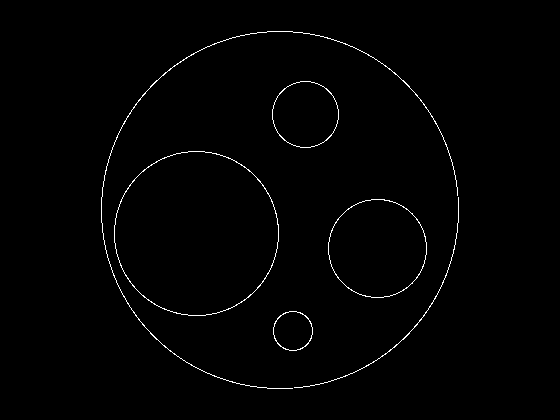
%> input picture 二期二模/4个连通块-旋转105度.bmp, 560 x 420 px
$ octave T3_spare1.m   (GNU Octave 9; MATLAB toolbox functions it lacks are replaced by stand-ins)
%> lines starting %> are read from the running program, lines starting %| are printed output that depends on the picture; in (x1, y1, x2, y2) boxes, pixels count from 0 and x2, y2 are one past the last pixel; in counts of white or black regions, pixels touching at a corner belong together; the program's own positions count from 1
data=imread('C:\Users\leafpigbirds\Desktop\4个连通块-旋转105度.bmp');
%> data: size 420x560 logical; 0.97% white in thin lines or dots, all inside (x1, y1, x2, y2) = (101, 31, 459, 389)
mean1Sample=filter2(fspecial('average',3),data)/255;%DATA1
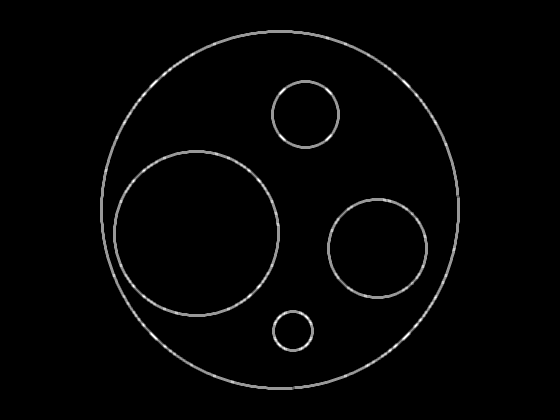
%> mean1Sample: size 420x560 double; min 0, max 0.00218, mean 3.81e-05; drawn with min black and max white
mean1Sample=mean1Sample*1000;
imshow(mean1Sample,[0,0.5]);
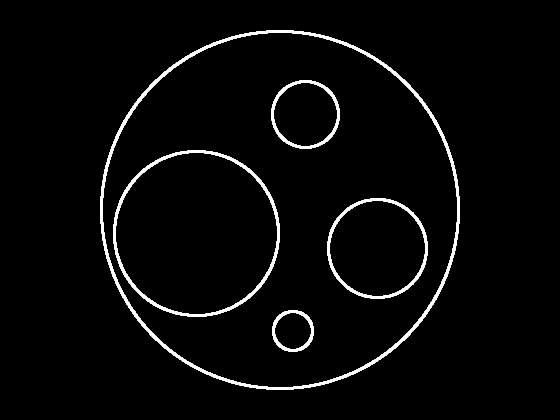
%> displayed picture: size 420x560, on the screen's scale of 0 to 255; min 0, max 255, mean 8.5
hold on;
plot(280,210,'g+');
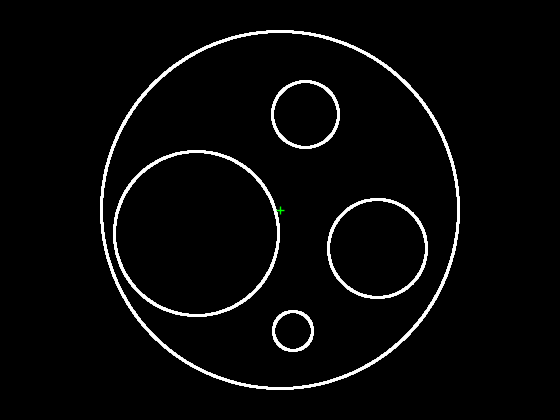
%> figure redrawn from the program's plot data
hold on;
%不规则图形-std
% plot(245,228,'r+',245,228,'g+');//正八边形 r为原图 g为旋转后
% plot(237,278,'r+',238,277,'g+');//正六边形 r为原图 g为旋转后
%坐标误差 百分之一
%矩形标准 280，210   旋转280，209
% plot(280,210,'r+',280,209,'g+');
%平行四边形标准 280，210    旋转280，210
% plot(280,210,'r+',280,210,'g+');
%3个连通块-std
% plot(225,148,'r+',299,228,'r+');
%3个连通块-旋转57度
% plot(302,130,'r+',275,236,'r+');
%4个连通块-std
% plot(292,106,'r+',393,166,'r+',182,210,'r+',325,285,'r+');
%4个连通块-旋转105度
% plot(306,115,'r+',197,234,'r+',378,249,'r+',293,331,'r+');

$ run again, with 二期二模/3个连通块-旋转57度.bmp copied over 二期二模/4个连通块-旋转105度.bmp
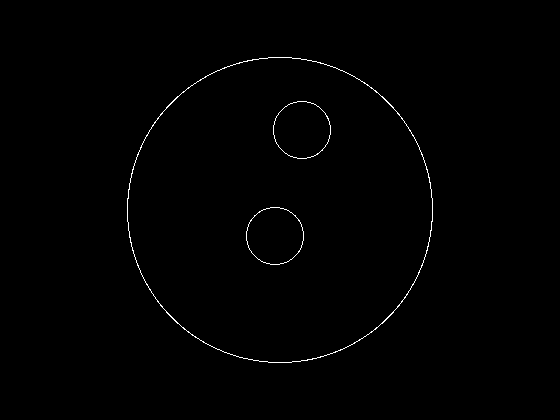
%> input picture 二期二模/3个连通块-旋转57度.bmp, 560 x 420 px
%> data: size 420x560 logical; 0.56% white in thin lines or dots, all inside (x1, y1, x2, y2) = (127, 57, 433, 363)
%> `imshow(mean1Sample,[0,0.5]);`:
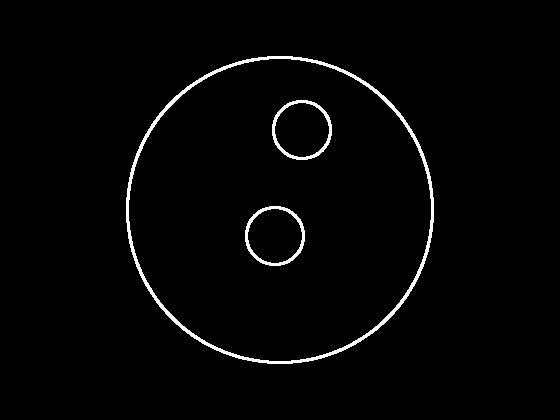
%> displayed picture: size 420x560, on the screen's scale of 0 to 255; min 0, max 255, mean 4.9
%> `plot(280,210,'g+');`:
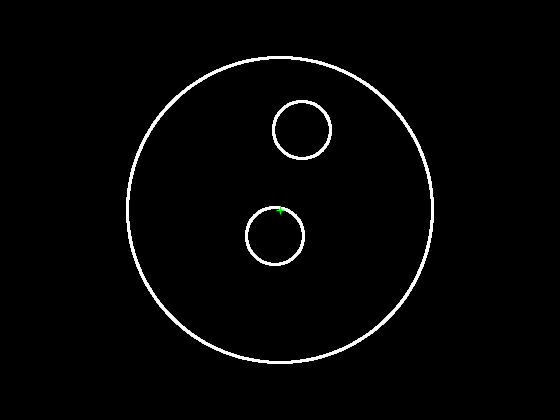
%> figure redrawn from the program's plot data

$ run again, with 二期二模/4个连通块-std.bmp copied over 二期二模/4个连通块-旋转105度.bmp
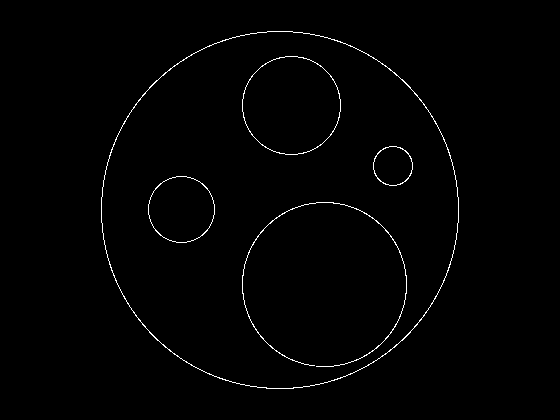
%> input picture 二期二模/4个连通块-std.bmp, 560 x 420 px
%> data: size 420x560 logical; 0.99% white in thin lines or dots, all inside (x1, y1, x2, y2) = (101, 31, 459, 389)
%> `mean1Sample=filter2(fspecial('average',3),data)/255;`:
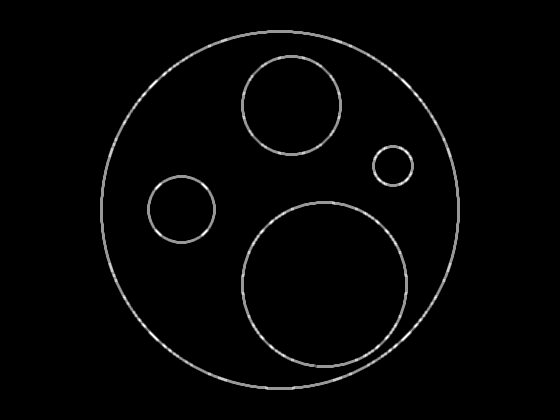
%> mean1Sample: size 420x560 double; min 0, max 0.00218, mean 3.89e-05; drawn with min black and max white
%> `plot(280,210,'g+');`:
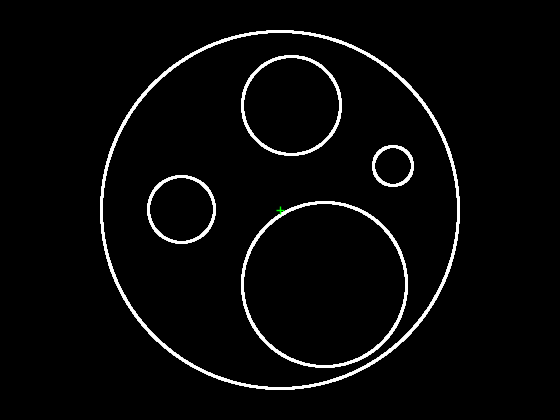
%> figure redrawn from the program's plot data
